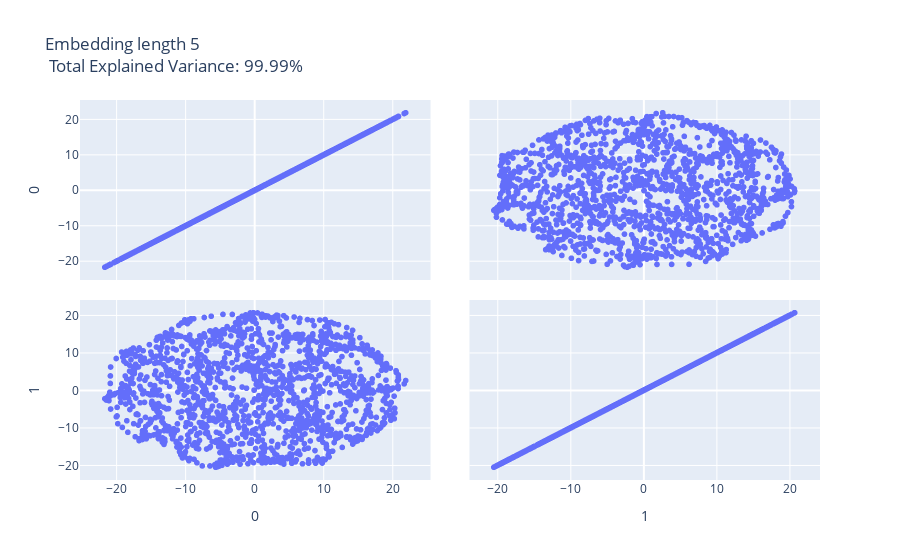

Notebook code cell kept with this figure:
### Code cell
fig5 = px.scatter_matrix(
    result5,
    dimensions=range(2),
    title=f'Embedding length 5 <br> Total Explained Variance: {total_var:.2f}%',
)
fig5.show()

### Figure 1 — Plotly figure (JSON) as saved in the notebook; plotly's stock layout.template omitted (floating-point values rounded to 4 significant figures; data arrays with more than 128 entries replaced by an {"elided": "..."} marker saying what was removed)
{"data": [{"dimensions": [{"axis": {"matches": true}, "label": "0", "values": {"elided": "1550 float values"}}, {"axis": {"matches": true}, "label": "1", "values": {"elided": "1550 float values"}}], "hovertemplate": "%{xaxis.title.text}=%{x}<br>%{yaxis.title.text}=%{y}<extra></extra>", "legendgroup": "", "marker": {"color": "#636efa", "symbol": "circle"}, "name": "", "showlegend": false, "type": "splom"}], "layout": {"dragmode": "select", "legend": {"tracegroupgap": 0}, "title": {"text": "Embedding length 5 <br> Total Explained Variance: 99.99%"}}}
